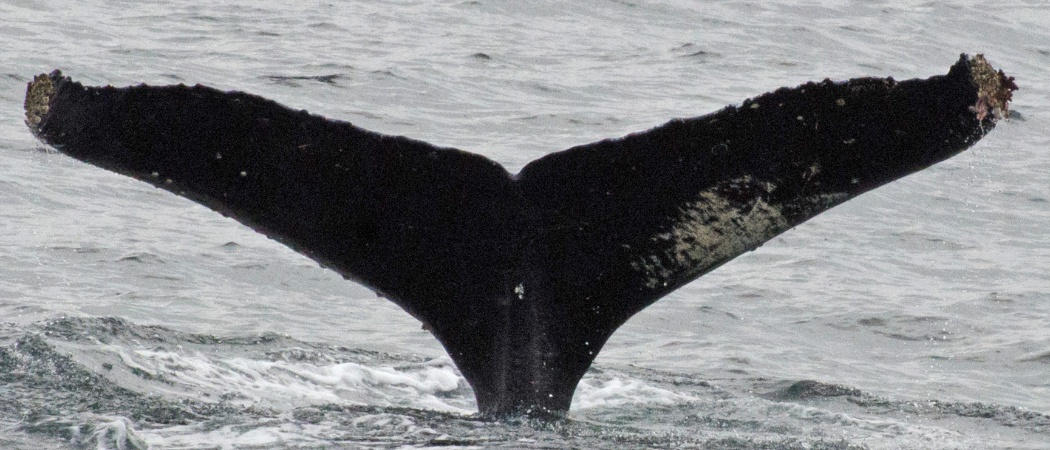
#> input picture lab4/whale_tail/images/test_image_00.jpg, 1050 x 450 px, found by its file name; its folder holds only this picture in this run
$ jupyter execute --allow-errors homework_4.ipynb
#> lines starting #> are read from the running program, lines starting #| are printed output that depends on the picture
# Homework 4

# Задача №1 - Хвост кита

Не так давно на kaggle было соревнование по классификации горбатых китов по снимках их хвостов. Одним из приемов для улучшения работы нейронной сети было выделение маски хвоста. Затем по этой маске вырезался хвост на исходном изображении, нормировался, отображался на черный фон и подавался нейронной сети на вход.

Ваша задача - написать программу, которая совершит предобработку картинки, описанную выше. Т.е. найти маску хвоста, по маске вырезать из исходного изображения хвост, нормировать изображение хвоста так, чтобы оно всегда имело один заданный размер и равномерно занимало место, то есть, если хвост был повернут, его нужно выпрямить.

Изображения хвостов находятся в папке whale_tail/images к этому занятию. Разметка картинок (маски хвостов) лежат в папке whale_tail/ground_truth. После выделения хвоста посчитайте IoU для каждой картинки (ипсользуя маски из whale_tail/ground_truth)

<table><tr>
	<td>
	<td>  </td>

</tr></table>

# IoU
 Intercetion over union - число от 0 до 1, показывающее, насколько у двух объектов (эталонного (ground true) и текущего) совпадает внутренний “объем”.

<table><tr>
	<td>

</tr></table>

[cell 1]
import os

import numpy as np

import cv2 as cv

import skimage

[cell 2]
def readImagesFromDirectory(path : str, imread_mode=cv.IMREAD_COLOR) -> list[np.ndarray]:
#> called with path = 'lab4/whale_tail/images', imread_mode = 1
	images=[]

	for file_name in os.listdir(path):
		file_name_full=f"{path}/{file_name}"
		if(os.path.isfile(file_name_full)):
			try:
				if(file_name_full.endswith(('.png', '.jpg', '.jpeg', '.bmp'))):
					images.append(cv.imread(file_name_full, imread_mode))
			except Exception as e:
				print(e)
				pass

	return images

[cell 3]
def getTailMask(image : np.ndarray, target_size : tuple[int, int]=(224, 224) ):
	image = cv.cvtColor(image, cv.COLOR_RGB2BGR)
	image_gray_blured = cv.GaussianBlur(cv.cvtColor(image, cv.COLOR_RGB2GRAY), (15, 15), 0)
	contours, _ = cv.findContours(cv.Laplacian(image_gray_blured, cv.THRESH_BINARY, scale=1, ksize=5), cv.RETR_EXTERNAL, cv.CHAIN_APPROX_SIMPLE)

	mask = np.zeros_like(image_gray_blured)
	contour_largest = max(contours, key=cv.contourArea)
	cv.drawContours(mask, [contour_largest], -1, 255, -1)

	image_result = np.zeros((image.shape[0], image.shape[1], 3), dtype=np.uint8)
	for i in range(0, image_result.shape[0]):
		for j in range(0, image_result.shape[1]):
			if mask[i,j]==255:
				image_result[i,j]=(126, 95, 223)

	return image_result

[cell 4]
def getIOUCoefficient(image1, image2):
	intersection = np.logical_and(image1, image2).sum()
	union = np.logical_or(image1, image2).sum()

	if union == 0:
		return 0.0

	return intersection / union

[cell 5]
path_images_base="lab4/whale_tail/images"
path_images_test="lab4/whale_tail/ground_truth"
images_base=readImagesFromDirectory(path_images_base)
#> images_base = 1 item
#> (the rest of this cell did not finish here and is left out)


[cell 6]
i=0
#> (the rest of this cell did not finish here and is left out)

# Задача №2 - Найти шаблон на изображении с помощью HOG и кросс-корреляции

Ваша задача - написать программу, которая сможет найти шаблон одного глаза на нескольких изображениях, в том числе затемненных. Использовать нужно HOG представление изображений, поиск шаблона сделать с помощью кросс-корреляции

Изображение глаз человека и шаблон, который нужно на нем найти, находятся в папке hog

<table><tr>
	<td>
</tr></table>

<table><tr>
	<td>  </td>
	  <td>  </td>
	  <td>  </td>

</tr></table>

[cell 7]
def getHogData(image):
	features, hog_image = skimage.feature.hog(image, orientations=8, pixels_per_cell=(8, 8), cells_per_block=(2, 2), visualize=True, channel_axis=-1)

	return features, hog_image

[cell 8]
def findTemplateHog(image, image_template):
	_, image_template_hog = getHogData(image_template)
	_, image_hog = getHogData(image)

	match_result= cv.matchTemplate(image_template_hog.astype(np.float32), image_hog.astype(np.float32), cv.TM_CCOEFF_NORMED)
	value_min, value_max, location_min, location_max = cv.minMaxLoc(match_result)

	return location_max, value_max

[cell 9]
path_images_hog="lab4/hog"
#> (the rest of this cell did not finish here and is left out)


$ run again, on lab4/whale_tail/images/test_image_08.jpg
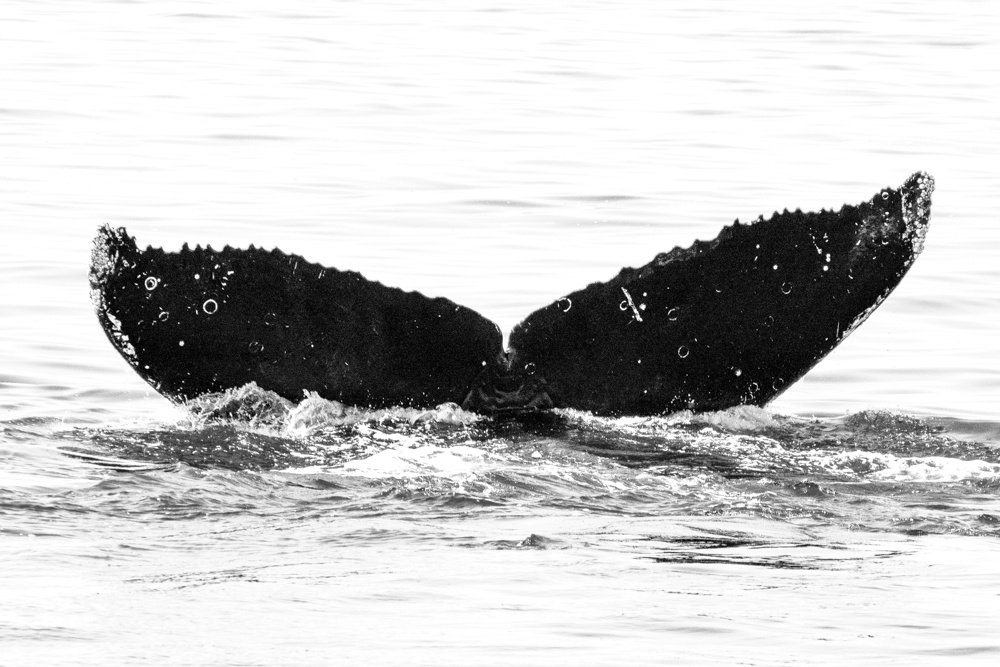
#> input picture lab4/whale_tail/images/test_image_08.jpg, 1000 x 667 px, found by its file name
#> images_base = 1 item

$ run again, on lab4/whale_tail/images/test_image_10.jpg
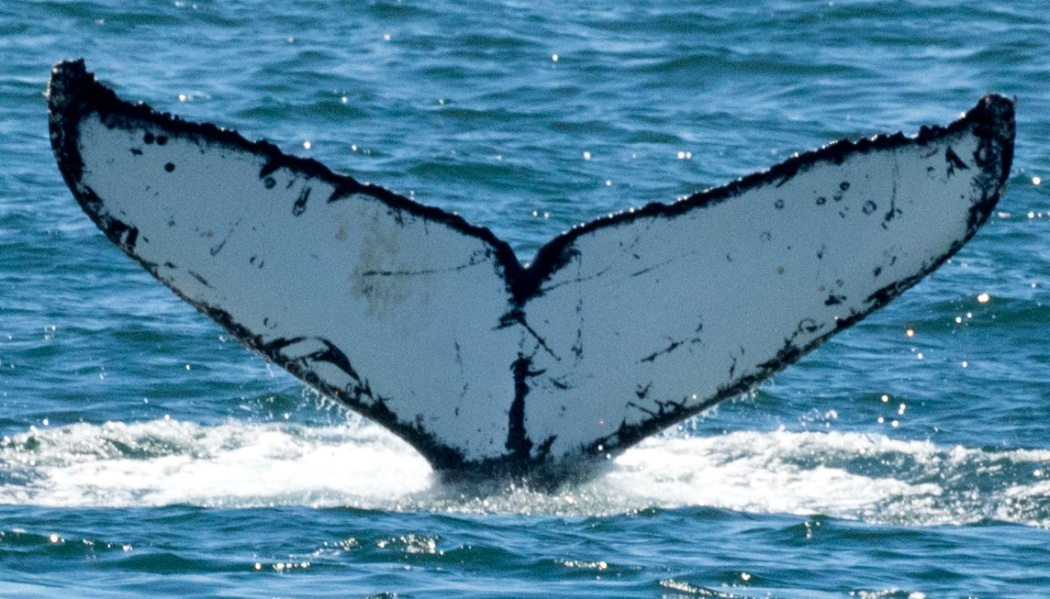
#> input picture lab4/whale_tail/images/test_image_10.jpg, 1050 x 599 px, found by its file name
#> images_base = 1 item

$ run again, on lab4/whale_tail/images/test_image_01.jpg
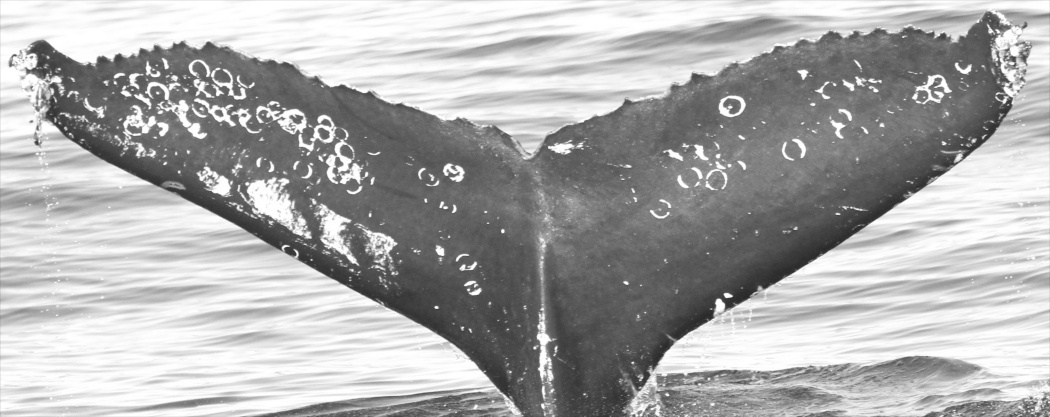
#> input picture lab4/whale_tail/images/test_image_01.jpg, 1050 x 417 px, found by its file name
#> images_base = 1 item

$ run again, on lab4/whale_tail/images/test_image_02.jpg
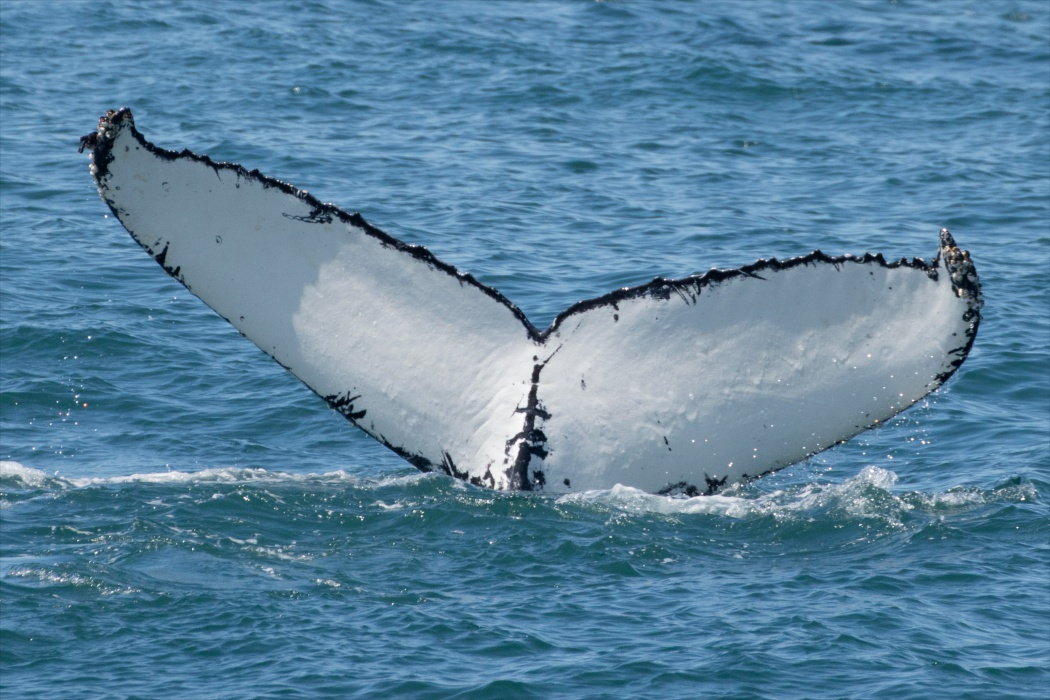
#> input picture lab4/whale_tail/images/test_image_02.jpg, 1050 x 700 px, found by its file name
#> images_base = 1 item
